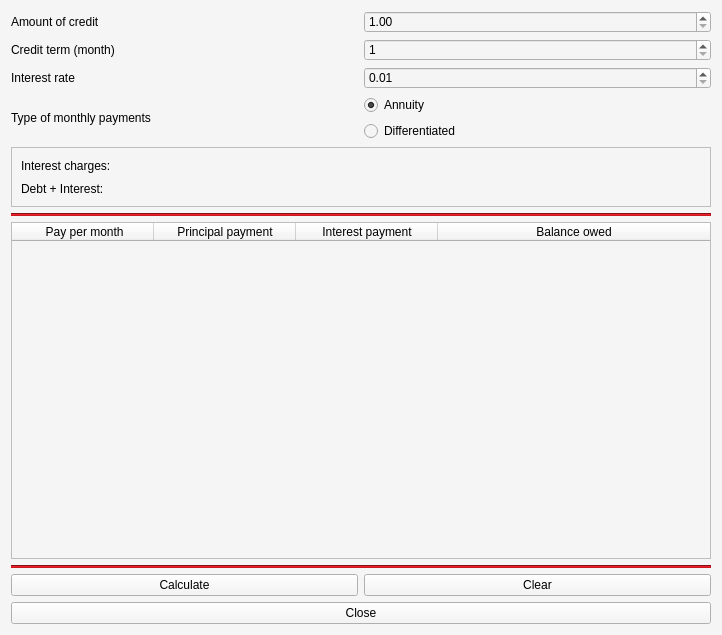
<?xml version="1.0" encoding="UTF-8"?>
<ui version="4.0">
 <class>CreditView</class>
 <widget class="QWidget" name="CreditView">
  <property name="geometry">
   <rect>
    <x>0</x>
    <y>0</y>
    <width>722</width>
    <height>635</height>
   </rect>
  </property>
  <property name="minimumSize">
   <size>
    <width>722</width>
    <height>635</height>
   </size>
  </property>
  <property name="windowTitle">
   <string>Credit Calculator</string>
  </property>
  <property name="styleSheet">
   <string notr="true">background-color: #f5f5f5;
color: rgb(0, 0, 0);
</string>
  </property>
  <layout class="QGridLayout" name="gridLayout_2">
   <item row="0" column="0">
    <layout class="QGridLayout" name="gridLayout">
     <item row="2" column="1">
      <widget class="QDoubleSpinBox" name="valueInterestRate">
       <property name="focusPolicy">
        <enum>Qt::ClickFocus</enum>
       </property>
       <property name="minimum">
        <double>0.010000000000000</double>
       </property>
       <property name="maximum">
        <double>999.000000000000000</double>
       </property>
       <property name="singleStep">
        <double>0.010000000000000</double>
       </property>
      </widget>
     </item>
     <item row="9" column="0">
      <widget class="QPushButton" name="actionCalculate">
       <property name="text">
        <string>Сalculate</string>
       </property>
      </widget>
     </item>
     <item row="6" column="0" colspan="2">
      <widget class="Line" name="beautifulOne">
       <property name="styleSheet">
        <string notr="true">background-color: #cb1a21;</string>
       </property>
       <property name="orientation">
        <enum>Qt::Horizontal</enum>
       </property>
      </widget>
     </item>
     <item row="0" column="1">
      <widget class="QDoubleSpinBox" name="valueAmountOfCredit">
       <property name="focusPolicy">
        <enum>Qt::ClickFocus</enum>
       </property>
       <property name="showGroupSeparator" stdset="0">
        <bool>true</bool>
       </property>
       <property name="decimals">
        <number>2</number>
       </property>
       <property name="minimum">
        <double>1.000000000000000</double>
       </property>
       <property name="maximum">
        <double>1000000000000.000000000000000</double>
       </property>
       <property name="stepType">
        <enum>QAbstractSpinBox::DefaultStepType</enum>
       </property>
      </widget>
     </item>
     <item row="2" column="0">
      <widget class="QLabel" name="labelInterestRate">
       <property name="text">
        <string>Interest rate</string>
       </property>
      </widget>
     </item>
     <item row="9" column="1">
      <widget class="QPushButton" name="actionClear">
       <property name="text">
        <string>Clear</string>
       </property>
      </widget>
     </item>
     <item row="3" column="1">
      <widget class="QRadioButton" name="setAnnuity">
       <property name="autoFillBackground">
        <bool>false</bool>
       </property>
       <property name="text">
        <string>Annuity</string>
       </property>
       <property name="checked">
        <bool>true</bool>
       </property>
      </widget>
     </item>
     <item row="1" column="1">
      <widget class="QSpinBox" name="valueMonthTerm">
       <property name="focusPolicy">
        <enum>Qt::ClickFocus</enum>
       </property>
       <property name="minimum">
        <number>1</number>
       </property>
       <property name="maximum">
        <number>600</number>
       </property>
      </widget>
     </item>
     <item row="1" column="0">
      <widget class="QLabel" name="labelCreditTerm">
       <property name="text">
        <string>Credit term (month)</string>
       </property>
      </widget>
     </item>
     <item row="4" column="1">
      <widget class="QRadioButton" name="setDifferentiat">
       <property name="text">
        <string>Differentiated</string>
       </property>
      </widget>
     </item>
     <item row="3" column="0" rowspan="2">
      <widget class="QLabel" name="TypeOfMonthlyPayments">
       <property name="text">
        <string>Type of monthly payments</string>
       </property>
      </widget>
     </item>
     <item row="0" column="0">
      <widget class="QLabel" name="labelAmountOfCredit">
       <property name="text">
        <string>Amount of credit</string>
       </property>
      </widget>
     </item>
     <item row="7" column="0" colspan="2">
      <widget class="QTableWidget" name="tableForCredit">
       <property name="verticalScrollBarPolicy">
        <enum>Qt::ScrollBarAlwaysOff</enum>
       </property>
       <property name="horizontalScrollBarPolicy">
        <enum>Qt::ScrollBarAsNeeded</enum>
       </property>
       <property name="sizeAdjustPolicy">
        <enum>QAbstractScrollArea::AdjustToContents</enum>
       </property>
       <property name="autoScroll">
        <bool>true</bool>
       </property>
       <property name="editTriggers">
        <set>QAbstractItemView::NoEditTriggers</set>
       </property>
       <property name="showGrid">
        <bool>true</bool>
       </property>
       <property name="rowCount">
        <number>0</number>
       </property>
       <attribute name="horizontalHeaderVisible">
        <bool>true</bool>
       </attribute>
       <attribute name="horizontalHeaderCascadingSectionResizes">
        <bool>true</bool>
       </attribute>
       <attribute name="horizontalHeaderMinimumSectionSize">
        <number>142</number>
       </attribute>
       <attribute name="horizontalHeaderDefaultSectionSize">
        <number>142</number>
       </attribute>
       <attribute name="horizontalHeaderHighlightSections">
        <bool>true</bool>
       </attribute>
       <attribute name="horizontalHeaderShowSortIndicator" stdset="0">
        <bool>false</bool>
       </attribute>
       <attribute name="horizontalHeaderStretchLastSection">
        <bool>true</bool>
       </attribute>
       <attribute name="verticalHeaderVisible">
        <bool>true</bool>
       </attribute>
       <attribute name="verticalHeaderCascadingSectionResizes">
        <bool>false</bool>
       </attribute>
       <column>
        <property name="text">
         <string> Pay per month</string>
        </property>
       </column>
       <column>
        <property name="text">
         <string>Principal payment</string>
        </property>
       </column>
       <column>
        <property name="text">
         <string>Interest payment</string>
        </property>
       </column>
       <column>
        <property name="text">
         <string>Balance owed</string>
        </property>
       </column>
      </widget>
     </item>
     <item row="8" column="0" colspan="2">
      <widget class="Line" name="beautifulTwo">
       <property name="styleSheet">
        <string notr="true">background-color: #cb1a21;</string>
       </property>
       <property name="orientation">
        <enum>Qt::Horizontal</enum>
       </property>
      </widget>
     </item>
     <item row="10" column="0" colspan="2">
      <widget class="QPushButton" name="actionClose">
       <property name="text">
        <string>Close</string>
       </property>
      </widget>
     </item>
     <item row="5" column="0" colspan="2">
      <widget class="QFrame" name="frameData">
       <property name="enabled">
        <bool>true</bool>
       </property>
       <property name="minimumSize">
        <size>
         <width>0</width>
         <height>60</height>
        </size>
       </property>
       <property name="frameShape">
        <enum>QFrame::StyledPanel</enum>
       </property>
       <property name="frameShadow">
        <enum>QFrame::Raised</enum>
       </property>
       <layout class="QGridLayout" name="gridLayout_3">
        <item row="1" column="1">
         <widget class="QLabel" name="fillDebtInterest">
          <property name="text">
           <string/>
          </property>
         </widget>
        </item>
        <item row="1" column="0">
         <widget class="QLabel" name="labelDebtInterest">
          <property name="text">
           <string>Debt + Interest:</string>
          </property>
         </widget>
        </item>
        <item row="0" column="1">
         <widget class="QLabel" name="fillInterestCharges">
          <property name="text">
           <string/>
          </property>
         </widget>
        </item>
        <item row="0" column="0">
         <widget class="QLabel" name="labelInterestCharges">
          <property name="text">
           <string>Interest charges:</string>
          </property>
         </widget>
        </item>
       </layout>
      </widget>
     </item>
    </layout>
   </item>
  </layout>
 </widget>
 <resources/>
 <connections/>
</ui>
